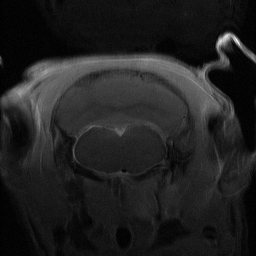
#> input picture data/dataset_split_70_10_20/train/images/1c_slice_0.tif, 256 x 256 px; its folder holds only this picture in this run
$ jupyter execute create_masked_dataset.ipynb
#> lines starting #> are read from the running program, lines starting #| are printed output that depends on the picture
[cell 1]
#  create masked dataset from images in a folder
import numpy as np
from pathlib import Path
from PIL import Image

def create_masked_image(image_array, patch_size=8, mask_ratio=0.5, seed=121225):
    if image_array.shape[0] % patch_size != 0 or image_array.shape[1] % patch_size != 0:
        raise ValueError(f"Image dimensions {image_array.shape} must be divisible by patch size {patch_size}.")

    h, w = image_array.shape
    num_patches_h = h // patch_size
    num_patches_w = w // patch_size

    patches = image_array.reshape(num_patches_h, patch_size, num_patches_w, patch_size)
    patches = patches.transpose(0, 2, 1, 3)
    flat_patches = patches.reshape(num_patches_h * num_patches_w, patch_size, patch_size)

    np.random.seed(seed)
    num_total_patches = flat_patches.shape[0]
    num_patches_to_mask = min(num_total_patches, int(round(num_total_patches * mask_ratio)))

    masked_patch_indices = np.random.choice(num_total_patches, size=num_patches_to_mask, replace=False)
    masked_patches_array = flat_patches.copy()
    masked_patches_array[masked_patch_indices] = 0

    reconstructed_image = masked_patches_array.reshape(num_patches_h, num_patches_w, patch_size, patch_size)
    reconstructed_image = reconstructed_image.transpose(0, 2, 1, 3).reshape(h, w)

    return reconstructed_image

def create_masked_dataset(input_dir,
                          output_dir,
                          patch_size=16,
                          mask_ratio=0.5,
                          seed=121525,
                          extensions=(".tif",),
                          recursive=False,
                          resize=None):
    """Create masked copies of every image in a folder using create_masked_image."""
#> called with patch_size = 16, mask_ratio = 0.5, seed = 121525, extensions = ('.tif',), recursive = False, resize = 256
    input_dir = Path(input_dir)
    output_dir = Path(output_dir)
    output_dir.mkdir(parents=True, exist_ok=True)

    extensions = tuple(e if e.startswith('.') else f'.{e}' for e in extensions)
    files = sorted(
        p for p in (input_dir.rglob('*') if recursive else input_dir.glob('*'))
        if p.suffix.lower() in extensions and p.is_file()
    )

    if not files:
        raise ValueError(f"No files with extensions {extensions} found in {input_dir}.")

    for idx, path in enumerate(files):
        rng_seed = None if seed is None else seed + idx
        img = Image.open(path).convert('L')
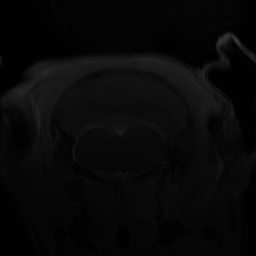
#> img: PIL image 256x256 L; min 0, max 64, mean 8.2
        if resize:
            img = img.resize((resize, resize))
        arr = np.array(img, dtype=np.uint8)
        masked = create_masked_image(
            arr,
            patch_size=patch_size,
            mask_ratio=mask_ratio,
            seed=rng_seed,
        )
#> in create_masked_image, `reconstructed_image = reconstructed_image.transpose(0, 2, 1, 3).reshap..`:
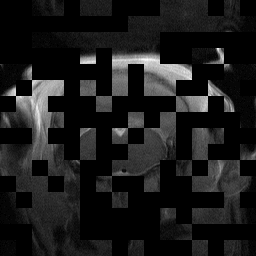
#> reconstructed_image: shape (256, 256); min 0, max 37, mean 4; drawn with min black and max white
        out_path = output_dir / path.name
        Image.fromarray(masked.astype(np.uint8)).save(out_path)
        print(f"Saved masked image: {out_path}")

    print(f"Created {len(files)} masked image(s) inside {output_dir}.")


create_masked_dataset(
    input_dir='/home/tali1/rat_brain_seg/data/dataset_split_70_10_20/train/images',
    output_dir='/home/tali1/rat_brain_seg/data/masked_training_images',
    patch_size=16,
    mask_ratio=0.5,
    seed=121525,
    resize=256,
)

[cell 2]
# visualize some results
import random
from pathlib import Path
import matplotlib.pyplot as plt
from PIL import Image

original_dir = Path('/home/tali1/rat_brain_seg/data/dataset_split_70_10_20/train/images')
masked_dir = Path('/home/tali1/rat_brain_seg/data/masked_training_images')

all_images = sorted([p for p in original_dir.glob('*.tif')])
if not all_images:
    raise ValueError(f'No source images found in {original_dir}')


def visualize_pair(index=None):
    """Plot the original image and its masked counterpart."""
    if index is None:
        index = random.randrange(len(all_images))
    orig_path = all_images[index]
    masked_path = masked_dir / orig_path.name
    if not masked_path.exists():
        raise FileNotFoundError(f"Masked file missing: {masked_path}")

    orig = Image.open(orig_path).convert('L')
    masked = Image.open(masked_path).convert('L')

    fig, axes = plt.subplots(1, 2, figsize=(8, 4))
    axes[0].imshow(orig, cmap='gray')
    axes[0].set_title(f'Original\n{orig_path.name}')
    axes[0].axis('off')

    axes[1].imshow(masked, cmap='gray')
    axes[1].set_title('Masked')
    axes[1].axis('off')

    plt.tight_layout()
    plt.show()
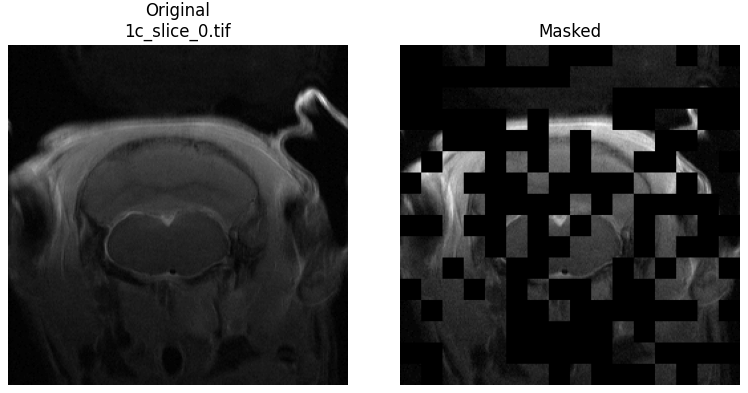
#> figure drawn by matplotlib, 2 panels


visualize_pair()
